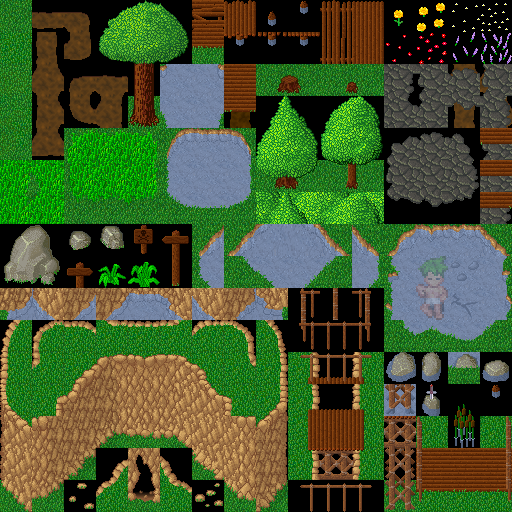

Rendered tile map (Tiled .tmx) drawn with the repository's tilesets; below, a short description and the full map source, tile grids included:
An orthogonal 16x16 tile map with 32x32 px tiles, 1 tile layer (ShoeBox Tile Grab).

<map version="1.0" orientation="orthogonal" width="16" height="16" tilewidth="32" tileheight="32">
<tileset firstgid="1" name="TankDemoContent\Woodland_Tileset_bank.png" tilewidth="32" tileheight="32">
	<image source="TankDemoContent\Woodland_Tileset_bank.png" width="512" height="512" />
</tileset>
	<layer name="ShoeBox Tile Grab" width="16" height="16">
		<data>
			<tile gid="1" />
			<tile gid="2" />
			<tile gid="3" />
			<tile gid="4" />
			<tile gid="5" />
			<tile gid="6" />
			<tile gid="7" />
			<tile gid="8" />
			<tile gid="9" />
			<tile gid="10" />
			<tile gid="11" />
			<tile gid="12" />
			<tile gid="13" />
			<tile gid="14" />
			<tile gid="15" />
			<tile gid="16" />
			<tile gid="17" />
			<tile gid="18" />
			<tile gid="19" />
			<tile gid="20" />
			<tile gid="21" />
			<tile gid="22" />
			<tile gid="23" />
			<tile gid="24" />
			<tile gid="25" />
			<tile gid="26" />
			<tile gid="27" />
			<tile gid="28" />
			<tile gid="29" />
			<tile gid="30" />
			<tile gid="31" />
			<tile gid="32" />
			<tile gid="33" />
			<tile gid="34" />
			<tile gid="35" />
			<tile gid="36" />
			<tile gid="37" />
			<tile gid="38" />
			<tile gid="39" />
			<tile gid="40" />
			<tile gid="41" />
			<tile gid="42" />
			<tile gid="43" />
			<tile gid="44" />
			<tile gid="45" />
			<tile gid="46" />
			<tile gid="47" />
			<tile gid="48" />
			<tile gid="49" />
			<tile gid="50" />
			<tile gid="51" />
			<tile gid="52" />
			<tile gid="53" />
			<tile gid="54" />
			<tile gid="55" />
			<tile gid="56" />
			<tile gid="57" />
			<tile gid="58" />
			<tile gid="59" />
			<tile gid="60" />
			<tile gid="61" />
			<tile gid="62" />
			<tile gid="63" />
			<tile gid="64" />
			<tile gid="65" />
			<tile gid="66" />
			<tile gid="67" />
			<tile gid="68" />
			<tile gid="69" />
			<tile gid="70" />
			<tile gid="71" />
			<tile gid="72" />
			<tile gid="73" />
			<tile gid="74" />
			<tile gid="75" />
			<tile gid="76" />
			<tile gid="77" />
			<tile gid="78" />
			<tile gid="79" />
			<tile gid="80" />
			<tile gid="81" />
			<tile gid="82" />
			<tile gid="83" />
			<tile gid="84" />
			<tile gid="85" />
			<tile gid="86" />
			<tile gid="87" />
			<tile gid="88" />
			<tile gid="89" />
			<tile gid="90" />
			<tile gid="91" />
			<tile gid="92" />
			<tile gid="93" />
			<tile gid="94" />
			<tile gid="95" />
			<tile gid="96" />
			<tile gid="97" />
			<tile gid="98" />
			<tile gid="99" />
			<tile gid="100" />
			<tile gid="101" />
			<tile gid="102" />
			<tile gid="103" />
			<tile gid="104" />
			<tile gid="105" />
			<tile gid="106" />
			<tile gid="107" />
			<tile gid="108" />
			<tile gid="109" />
			<tile gid="110" />
			<tile gid="111" />
			<tile gid="112" />
			<tile gid="113" />
			<tile gid="114" />
			<tile gid="115" />
			<tile gid="116" />
			<tile gid="117" />
			<tile gid="118" />
			<tile gid="119" />
			<tile gid="120" />
			<tile gid="121" />
			<tile gid="122" />
			<tile gid="123" />
			<tile gid="124" />
			<tile gid="125" />
			<tile gid="126" />
			<tile gid="127" />
			<tile gid="128" />
			<tile gid="129" />
			<tile gid="130" />
			<tile gid="131" />
			<tile gid="132" />
			<tile gid="133" />
			<tile gid="134" />
			<tile gid="135" />
			<tile gid="136" />
			<tile gid="137" />
			<tile gid="138" />
			<tile gid="139" />
			<tile gid="140" />
			<tile gid="141" />
			<tile gid="142" />
			<tile gid="143" />
			<tile gid="144" />
			<tile gid="145" />
			<tile gid="146" />
			<tile gid="147" />
			<tile gid="148" />
			<tile gid="149" />
			<tile gid="150" />
			<tile gid="151" />
			<tile gid="152" />
			<tile gid="153" />
			<tile gid="154" />
			<tile gid="155" />
			<tile gid="156" />
			<tile gid="157" />
			<tile gid="158" />
			<tile gid="159" />
			<tile gid="160" />
			<tile gid="161" />
			<tile gid="162" />
			<tile gid="163" />
			<tile gid="164" />
			<tile gid="165" />
			<tile gid="166" />
			<tile gid="167" />
			<tile gid="168" />
			<tile gid="169" />
			<tile gid="170" />
			<tile gid="171" />
			<tile gid="172" />
			<tile gid="173" />
			<tile gid="174" />
			<tile gid="175" />
			<tile gid="139" />
			<tile gid="176" />
			<tile gid="177" />
			<tile gid="178" />
			<tile gid="179" />
			<tile gid="180" />
			<tile gid="181" />
			<tile gid="182" />
			<tile gid="183" />
			<tile gid="184" />
			<tile gid="185" />
			<tile gid="186" />
			<tile gid="187" />
			<tile gid="188" />
			<tile gid="189" />
			<tile gid="190" />
			<tile gid="191" />
			<tile gid="192" />
			<tile gid="193" />
			<tile gid="194" />
			<tile gid="195" />
			<tile gid="196" />
			<tile gid="197" />
			<tile gid="198" />
			<tile gid="199" />
			<tile gid="200" />
			<tile gid="201" />
			<tile gid="202" />
			<tile gid="203" />
			<tile gid="204" />
			<tile gid="205" />
			<tile gid="206" />
			<tile gid="10" />
			<tile gid="207" />
			<tile gid="208" />
			<tile gid="209" />
			<tile gid="210" />
			<tile gid="211" />
			<tile gid="212" />
			<tile gid="213" />
			<tile gid="214" />
			<tile gid="215" />
			<tile gid="216" />
			<tile gid="28" />
			<tile gid="217" />
			<tile gid="218" />
			<tile gid="219" />
			<tile gid="220" />
			<tile gid="221" />
			<tile gid="222" />
			<tile gid="223" />
			<tile gid="224" />
			<tile gid="225" />
			<tile gid="226" />
			<tile gid="227" />
			<tile gid="228" />
			<tile gid="229" />
			<tile gid="230" />
			<tile gid="231" />
			<tile gid="232" />
			<tile gid="233" />
			<tile gid="234" />
			<tile gid="235" />
			<tile gid="40" />
			<tile gid="236" />
			<tile gid="237" />
			<tile gid="238" />
			<tile gid="239" />
			<tile gid="240" />
			<tile gid="241" />
			<tile gid="242" />
			<tile gid="243" />
			<tile gid="244" />
			<tile gid="245" />
			<tile gid="246" />
			<tile gid="247" />
			<tile gid="248" />
			<tile gid="249" />
			<tile gid="250" />
			<tile gid="251" />
			<tile gid="252" />
		</data>
	</layer>
</map>
